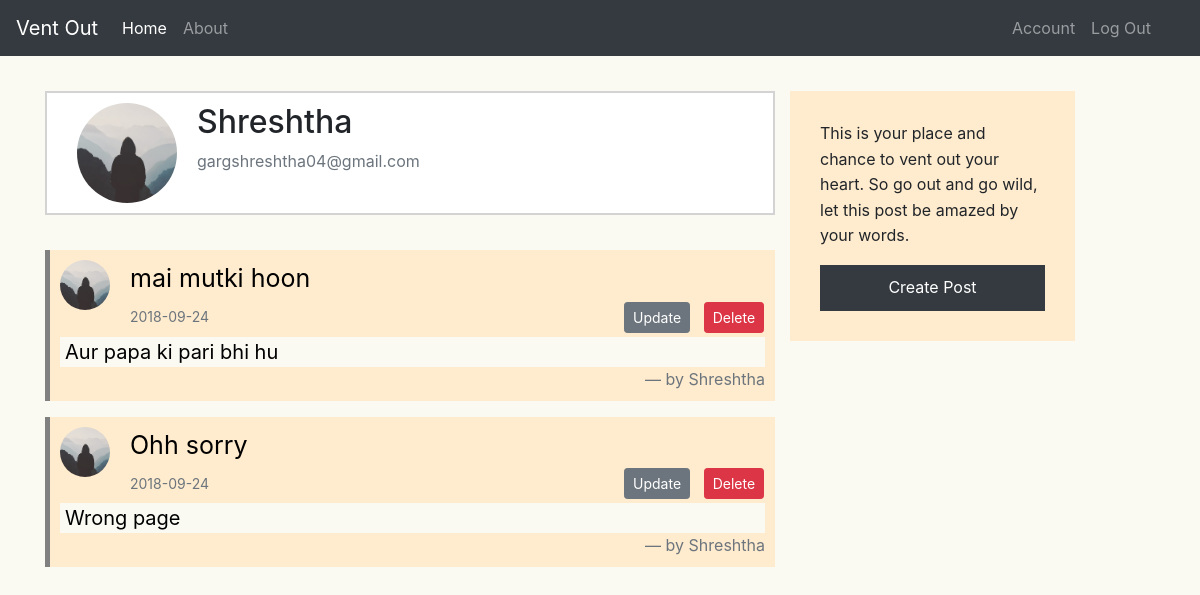
Before: /account (signed in) with the older database file.
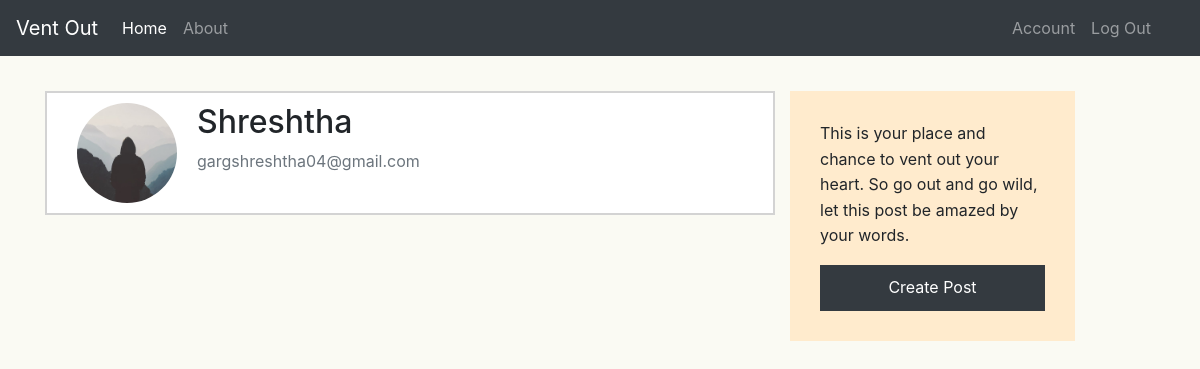
After: the same page with the newer database file.
### ventout/models.py (models this page shows, shortened)
class User(db.Model, UserMixin):
    id = db.Column(db.Integer, primary_key=True)
    username = db.Column(db.String(20), unique=True, nullable=False)
    email = db.Column(db.String(120), unique=True, nullable=False)
    image_file = db.Column(db.String(20), nullable=False,
                           default='default.jpg')
    password = db.Column(db.String(60), nullable=False)
    posts = db.relationship('Post', backref='author', lazy=True)

class Post(db.Model):
    id = db.Column(db.Integer, primary_key=True)
    title = db.Column(db.String(100), nullable=False)
    date_posted = db.Column(db.DateTime, nullable=False,
                            default=datetime.utcnow)
    content = db.Column(db.Text, nullable=False)
    user_id = db.Column(db.Integer, db.ForeignKey('user.id'), nullable=False)

### ventout/routes.py (the view)
@app.route("/account")
@login_required
def account():
    my_posts = Post.query.filter_by(user_id=current_user.id).all()
    image_file = url_for(
        'static', filename='profile_pics/' + current_user.image_file)
    return render_template('account.html', title='account', image_file=image_file, posts=my_posts)

### ventout/models.py (called while the page is built)
@login_manager.user_loader
def load_user(user_id):
    return User.query.get(int(user_id))

### ventout/templates/account.html
{% extends "layout.html" %}
{% block content %}
<div class="contaienr margin-top">
    <div class="media">
        <img class="rounded-circle account-img" src="{{ image_file }}">
        <div class="media-body">
            <h2 class="account-heading">{{ current_user.username }}</h2>
            <p class="text-secondary">{{ current_user.email }}</p>
        </div>
    </div>
    <div class="margin-top">
        {% for post in posts %}
        <blockquote class="blockquote">
            <img class="rounded-circle post-image" src="{{ url_for('static', filename='profile_pics/'+post.author.image_file) }}">
            <header class="post-title">{{ post.title }}</header>
            <small style="display:inline-block" class="text-muted small">{{ post.date_posted.strftime('%Y-%m-%d') }}</small>
            {% if post.author == current_user %}
            <div class="update-delete-btn">
                <a class="btn btn-secondary btn-sm m-1" href="{{ url_for('update_post', post_id=post.id) }}">Update</a>
                <form style="display:inline-block" method="POST" id="delete-post" action="{{ url_for('delete_post', post_id=post.id) }}">
                    <button type="submit" class="btn btn-danger btn-sm m-1">Delete</button>
                </form>
            </div>
            {% endif %}
            <p class="default-background mb-0 post-content" style="padding: 0 5px 0 5px">{{ post.content }}</p>
            <footer class="blockquote-footer">by {{ post.author.username }}</footer>
        </blockquote>
        {% endfor %}
    </div>
</div>
{% endblock %}

### ventout/templates/layout.html (shortened to what this page needs)
<!DOCTYPE html>
<html>
<head>
    <link rel="stylesheet" href="https://stackpath.bootstrapcdn.com/bootstrap/4.1.3/css/bootstrap.min.css"
>
    <link rel="stylesheet" type="text/css" href="{{ url_for('static', filename='main.css') }}">
</head>
<body class="default-background">
    <header class="site-header">
        <nav class="navbar navbar-expand-sm bg-dark navbar-dark">
            <a class="navbar-brand" href="{{ url_for('home') }}">Vent Out</a>
            <ul class="nav navbar-nav">
                <li class="nav-item active">
                    <a class="nav-link" href="{{ url_for('home') }}">Home</a>
                </li>
                <li class="nav-item">
                    <a class="nav-link" href="{{ url_for('about') }}">About</a>
                </li>
            </ul>
            <ul class="nav navbar-nav navbar-right ml-auto" style="margin-right:25px">
                {% if current_user.is_authenticated %}
                <li class="nav-item">
                    <a class="nav-link" href="{{ url_for('account') }}">Account</a>
                </li>
                <li class="nav-item">
                    <a class="nav-link" href="{{ url_for('logout') }}">Log Out</a>
                </li>
                {% endif %}
            </ul>
        </nav>
    </header>
    <main role="main" class="container">
        <div class="row">
            <div class="col-md-8">
                {% block content %}
                {% endblock%}
            </div>
            <aside class="col-md-3">
                <div class="content-section">
                    <p>
                        This is your place and chance to vent out your heart. So go out and go wild, let this post be
                        amazed by
                        your words.
                    </p>
                    {% if current_user.is_authenticated %}
                        <a href="{{ url_for('new_post') }}"><button>Create Post</button></a>
                    {% else %}
                        <a href="{{ url_for('login') }}"><button>Create Post</button></a>
                    {% endif %}
                </div>
            </aside>
        </div>
    </main>
</body>
</html>

### ventout/static/main.css (style rules this page uses)
.margin-top { margin-top: 35px; }
.col-md-3 { margin-top: 35px; height: 250px; background-color: blanchedalmond; padding: 30px; line-height: 1.6; }
.content-section button { width: 100%; padding: 10px 5px; background-color: #343a40; color: white; border: none; }
.account-img { width: 100px; height: 100px; margin: 0px 20px; }
.media { background-color: white; border: 2px solid lightgray; padding: 10px; }
.default-background { background-color: #fafaf3; }

Changed rows visible on the page:
removed Post: image_file (placeholder picture), title "mai mutki hoon", date_posted "2018-09-24", content "Aur papa ki pari bhi hu", author.username "Shreshtha"
removed Post: image_file (placeholder picture), title "Ohh sorry", date_posted "2018-09-24", content "Wrong page", author.username "Shreshtha"
